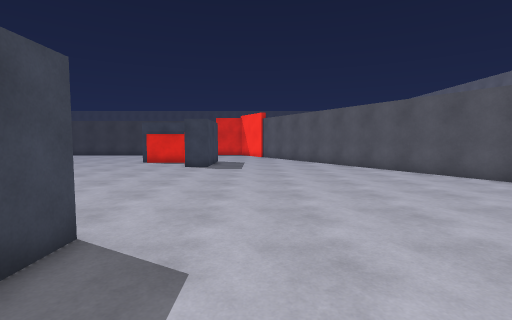
[1] (above)

22 first-person views from a walk through a Unity game level. The camera is 1.4 m above the floor, tilts 4° down and sees 85° across. The floor is counted in squares, 1 m on a side. Each view is taken from the middle of a square. On the plan, view 1 faces up. The plan holds only what a view shows up to about 14 squares ahead; the rest is blank. The place goes on beyond the plan. The player is left out.

[2]
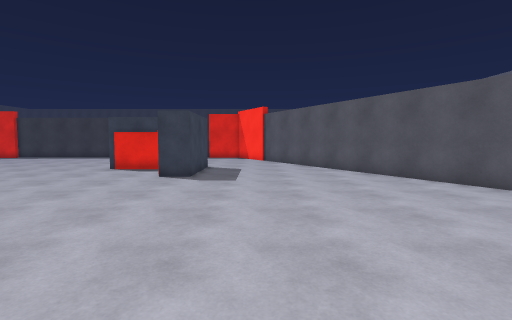

[3]
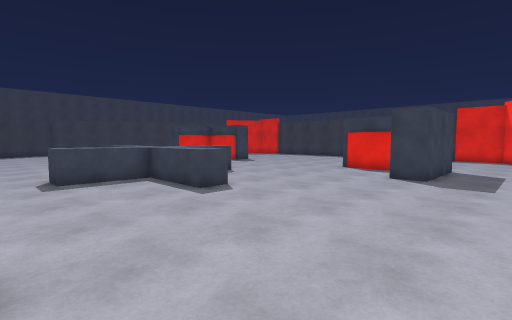

[4]
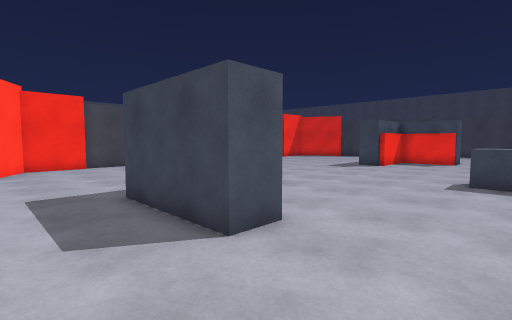

[5]
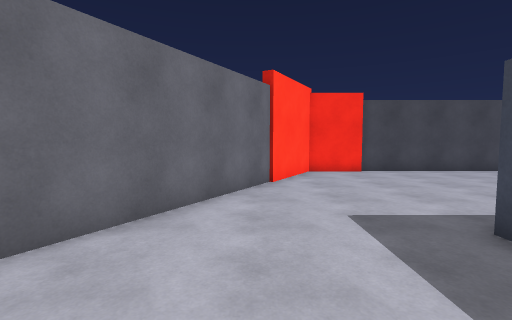

[6]
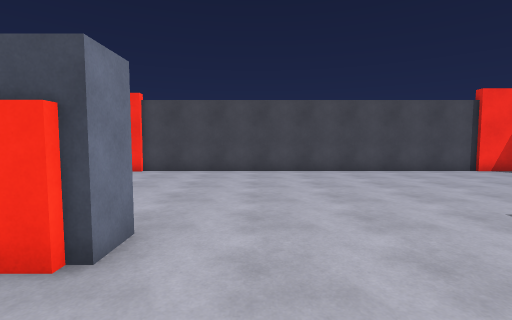

[7]
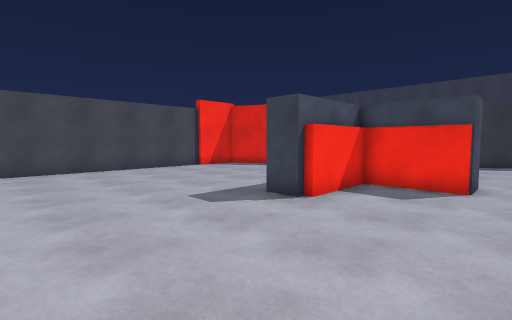

[8]
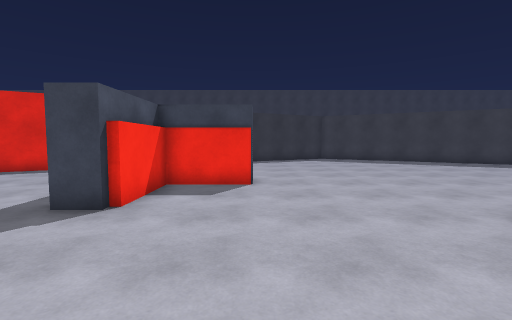

[9]
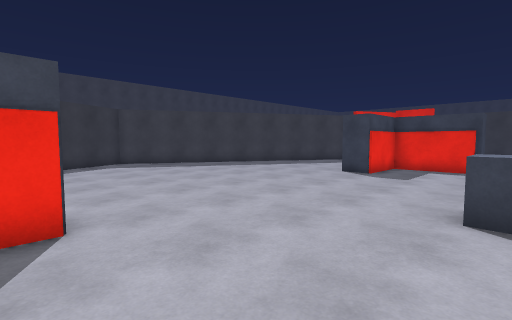

[10]
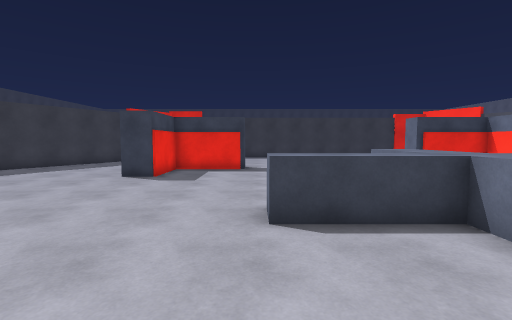

[11]
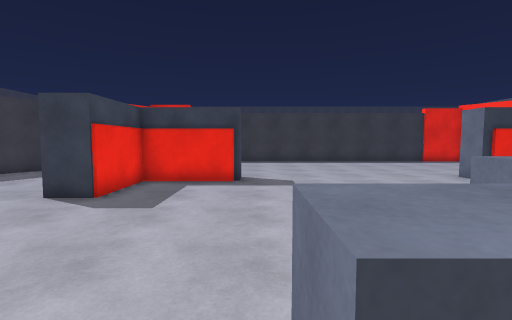

[12]
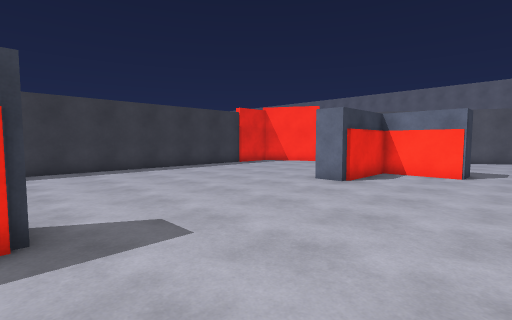

[13]
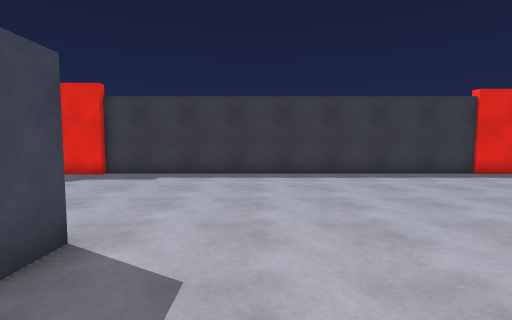

[14]
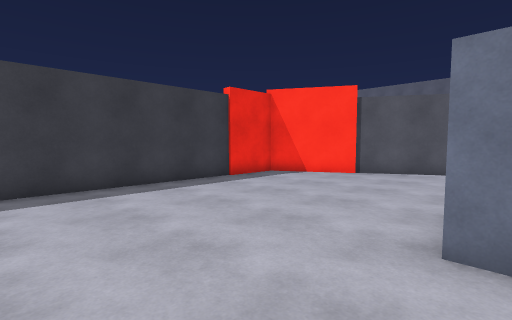

[15]
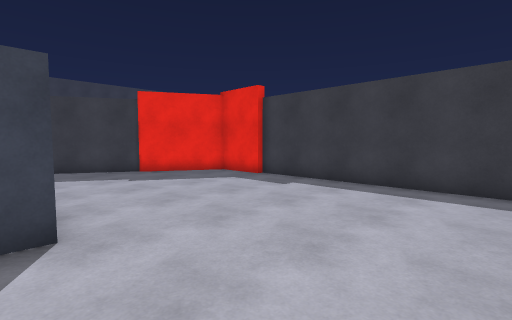

[16]
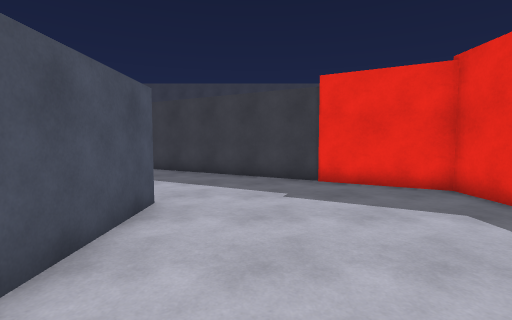

[17]
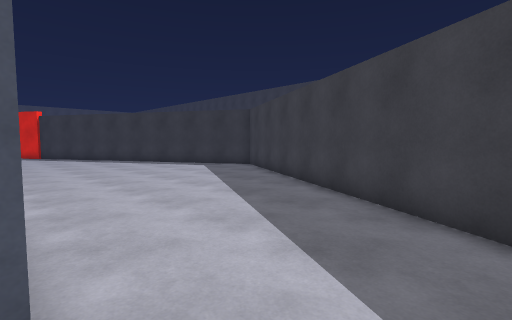

[18]
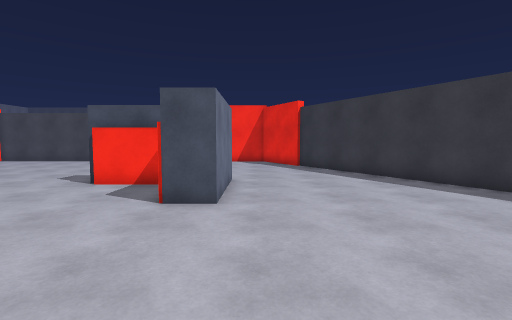

[19]
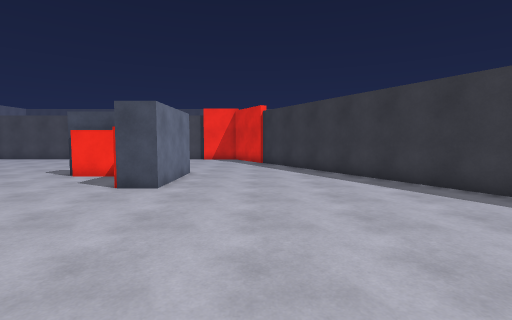

[20]
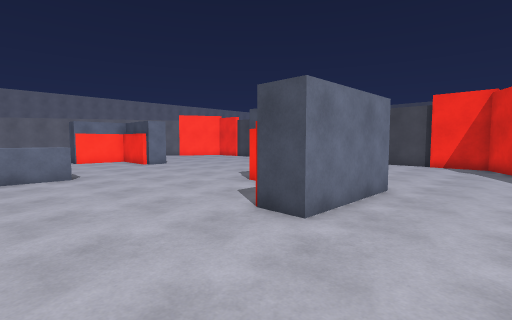

[21]
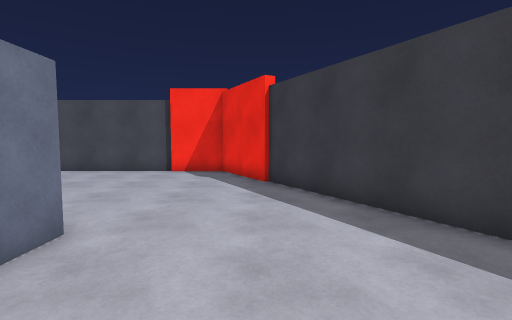

[22]
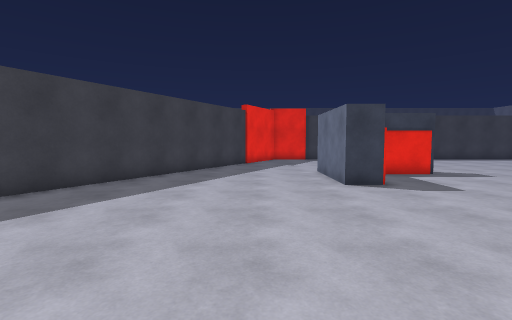

### Floor plan
Points are (right, up) in squares from view 1. A wall is a line through its corners. A room is listed if a view was taken in it or the views show most of it. See-through windows are left out.
Room 1 (views 1, 2, 3, 4, 5, 6, 7, 8, 9, 10, 11, 12, 13, 14, 15, 16, 17, 18, 19, 20, 21, 22)
walls: (-11.5, 10.1) (-11.5, 12.6); (-11.5, 7.8) (-11.5, 8.6) (-14.8, 8.6) (-14.8, 9.8); (-10.2, 12.6) (-10.2, 10.2); (-6.9, 9.8) (-6.9, 8.6) (-10.2, 8.6) (-10.2, 5.7) (-11.5, 5.7) (-11.5, 7.6); (-3.9, 3.9) (-2.6, 3.9) (-2.6, -0.1); (-6.9, 1.2) (-6.2, 1.2); (-7.2, -0.1) (-7.2, 0.9) (-6.8, 0.9); (-15.6, 18.8) (-15.6, 17.5) (-18.8, 17.5) (-18.8, 14.7) (-20.1, 14.7) (-20.1, 18.7) (-16.4, 18.7); (-2.6, 18.8) (-2.6, 14.7) (-3.8, 14.7) (-3.8, 17.5) (-7.2, 17.5) (-7.2, 18.8); (-20.1, -0.2) (-20.1, 3.9) (-18.8, 3.9) (-18.8, 1.2) (-15.6, 1.2) (-15.6, -0.2); (2.3, 20.4) (-1.3, 26.8) (-19.3, 26.8); (-28.6, 3.7) (-23.4, -5.6); (-23.3, -5.4) (-21.5, -8.7) (-19.1, -8.7); (-3.9, -8.7) (-1.3, -8.7) (4.1, 0.9); (-19.3, 26.5) (-21.8, 26.5) (-28.6, 14.3); (8.5, 9.3) (3.6, 18.1); (-19.2, -8.8) (-3.8, -8.8)

Where each view was taken, in squares from view 1:
view 1: 0 up, 0 right, facing up
view 2: 4 up, 0 right, facing up
view 3: 4 up, 0 right, facing up-left
view 4: 7 up, 0 right, facing down-left
view 5: 4 up, 1 right, facing down
view 6: 4 up, 9 left, facing down
view 7: 5 up, 10 left, facing down-left
view 8: 4 up, 10 left, facing left
view 9: 3 up, 14 left, facing up-left
view 10: 4 up, 15 left, facing up
view 11: 8 up, 15 left, facing up
view 12: 13 up, 16 left, facing up-right
view 13: 15 up, 13 left, facing up
view 14: 18 up, 11 left, facing up-right
view 15: 18 up, 11 left, facing up-left
view 16: 21 up, 14 left, facing left
view 17: 21 up, 20 left, facing down-left
view 18: 10 up, 21 left, facing down
view 19: 12 up, 23 left, facing down
view 20: 8 up, 23 left, facing down-right
view 21: 4 up, 23 left, facing down
view 22: 6 up, 23 left, facing up
